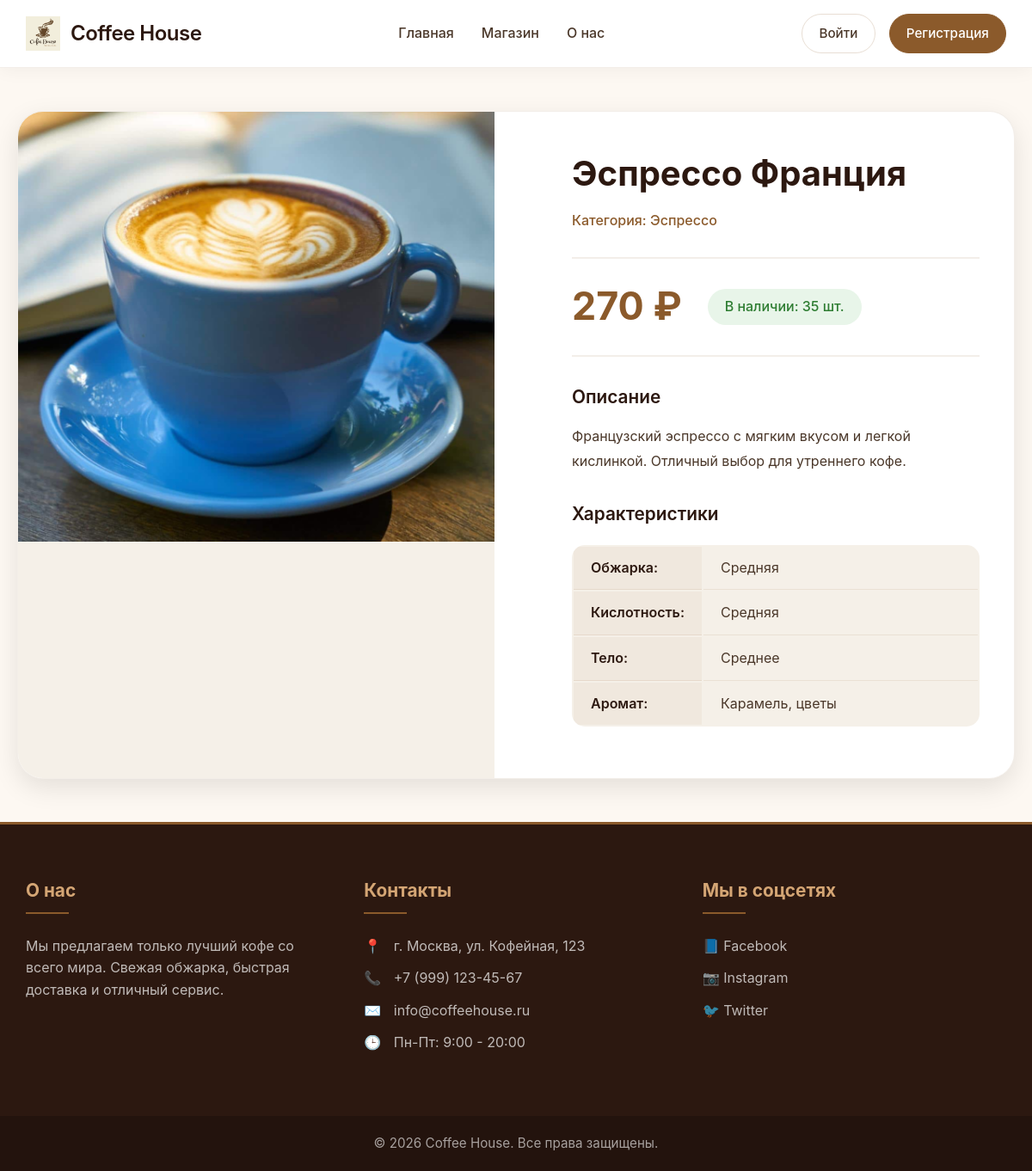
/product.php?id=2, run on the app's committed database.
### tables this page shows
CREATE TABLE products (
    id INT AUTO_INCREMENT PRIMARY KEY,
    category_id INT,
    name VARCHAR(100) NOT NULL,
    description TEXT,
    full_description TEXT,
    price DECIMAL(10, 2) NOT NULL,
    image VARCHAR(255),
    stock INT DEFAULT 0,
    characteristics JSON,
    created_at TIMESTAMP DEFAULT CURRENT_TIMESTAMP,
    FOREIGN KEY (category_id) REFERENCES categories(id)
);

CREATE TABLE categories (
    id INT AUTO_INCREMENT PRIMARY KEY,
    name VARCHAR(50) NOT NULL,
    description TEXT
);

### product.php (the view, shortened to what this page needs)
<?php
include 'includes/header.php';
$product_id = isset($_GET['id']) ? (int)$_GET['id'] : 0;
$query = "SELECT p.*, c.name as category_name FROM products p
          LEFT JOIN categories c ON p.category_id = c.id
          WHERE p.id = $product_id";
$result = mysqli_query($conn, $query);
$product = mysqli_fetch_assoc($result);
$characteristics = json_decode($product['characteristics'], true);
?>
<div class="product-detail">
    <div class="product-detail-container">
        <div class="product-gallery">
            <div class="main-image">
                <img src="assets/images/products/<?php echo $product['image']; ?>" alt="<?php echo $product['name']; ?>">
            </div>
        </div>
        <div class="product-info">
            <h1><?php echo $product['name']; ?></h1>
            <p class="product-category">Категория: <?php echo $product['category_name']; ?></p>
            <div class="product-price-section">
                <span class="product-price-large"><?php echo number_format($product['price'], 0, '', ' '); ?> ₽</span>
                <span class="product-stock <?php echo $product['stock'] > 0 ? 'in-stock' : 'out-of-stock'; ?>">
                    <?php echo $product['stock'] > 0 ? 'В наличии: ' . $product['stock'] . ' шт.' : 'Нет в наличии'; ?>
                </span>
            </div>
            <div class="product-description-full">
                <h3>Описание</h3>
                <p><?php echo $product['full_description']; ?></p>
            </div>
            <?php if (!empty($characteristics)): ?>
            <div class="product-characteristics">
                <h3>Характеристики</h3>
                <table class="characteristics-table">
                    <?php foreach ($characteristics as $key => $value): ?>
                    <tr>
                        <td><?php echo $key; ?>:</td>
                        <td><?php echo $value; ?></td>
                    </tr>
                    <?php endforeach; ?>
                </table>
            </div>
            <?php endif; ?>
        </div>
    </div>
</div>
<?php include 'includes/footer.php'; ?>

### assets/css/style.css (style rules this page uses)
* { margin: 0; padding: 0; box-sizing: border-box; }
:root { --primary: #8B5A2B; --primary-dark: #6B3F1F; --secondary: #D4A574; --dark: #2C1810; --light: #FDF8F2; --gray: #F5F0E8; --text: #4A3729; --text-light: #7E6B5C; --white: #FFFFFF; --shadow: 0 10px 30px rgba(0,0,0,0.1); --shadow-hover: 0 20px 40px rgba(139, 90, 43, 0.15); }
body { font-family: 'Inter', sans-serif; color: var(--text); background: var(--light); line-height: 1.6; min-height: 100vh; display: flex; flex-direction: column; }
.product-info { padding: 20px; }
.product-info h3 { font-size: 1.2rem; margin-bottom: 8px; color: var(--dark); font-weight: 600; }
.product-detail { max-width: 1200px; margin: 50px auto; padding: 0 20px; }
.product-detail-container { display: grid; grid-template-columns: 1fr 1fr; gap: 50px; background: var(--white); border-radius: 30px; overflow: hidden; box-shadow: var(--shadow); border: 1px solid rgba(139, 90, 43, 0.1); }
.product-gallery { background: var(--gray); }
.main-image img { width: 100%; height: 500px; object-fit: cover; }
.product-info { padding: 40px; }
.product-info h1 { font-size: 2.5rem; margin-bottom: 10px; color: var(--dark); font-weight: 700; }
.product-category { color: var(--primary); font-weight: 500; margin-bottom: 20px; }
.product-price-section { display: flex; align-items: center; gap: 30px; margin: 30px 0; padding: 20px 0; border-top: 2px solid rgba(139, 90, 43, 0.1); border-bottom: 2px solid rgba(139, 90, 43, 0.1); }
.product-price-large { font-size: 2.8rem; font-weight: 700; color: var(--primary); }
.product-stock { padding: 8px 20px; border-radius: 50px; font-weight: 500; }
.in-stock { background: #e8f5e9; color: #2e7d32; }
.product-description-full { margin: 30px 0; }
.product-description-full h3, .product-characteristics h3 { font-size: 1.3rem; margin-bottom: 15px; color: var(--dark); }
.product-description-full p { line-height: 1.8; color: var(--text); }
.characteristics-table { width: 100%; background: var(--gray); border-radius: 15px; overflow: hidden; margin: 20px 0; }
.characteristics-table td { padding: 12px 20px; border-bottom: 1px solid rgba(139, 90, 43, 0.1); }
.characteristics-table tr:last-child td { border-bottom: none; }
.characteristics-table td:first-child { font-weight: 600; color: var(--dark); background: rgba(139, 90, 43, 0.05); width: 140px; }

### data on the page
products: image (picture), name "Эспрессо Франция", category.name "Эспрессо", price "270", stock "35", full_description "Французский эспрессо с мягким вкусом и легкой кислинкой. Отличный выбор для утреннего кофе.", characteristics "Средняя", characteristics "Среднее", characteristics "Карамель, цветы"

### other printed values
$key "Обжарка"
$key "Кислотность"
$key "Тело"
$key "Аромат"
